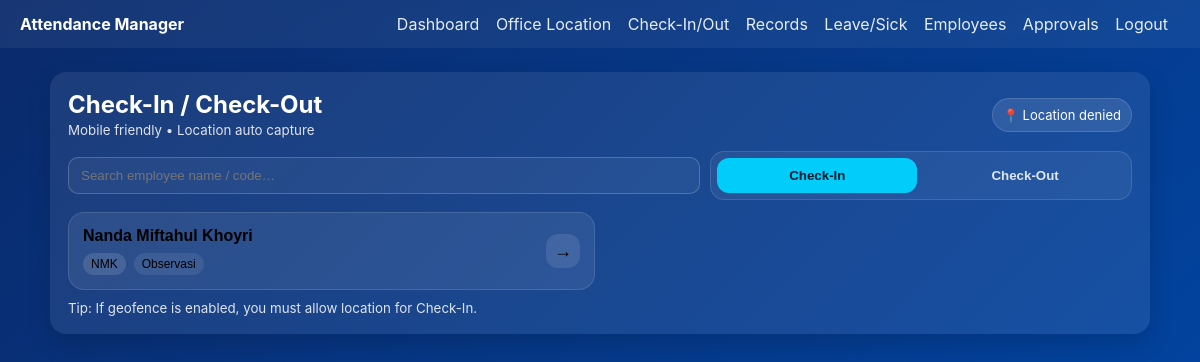
/attendance/check (signed in), run on an earlier commit of the app's database.
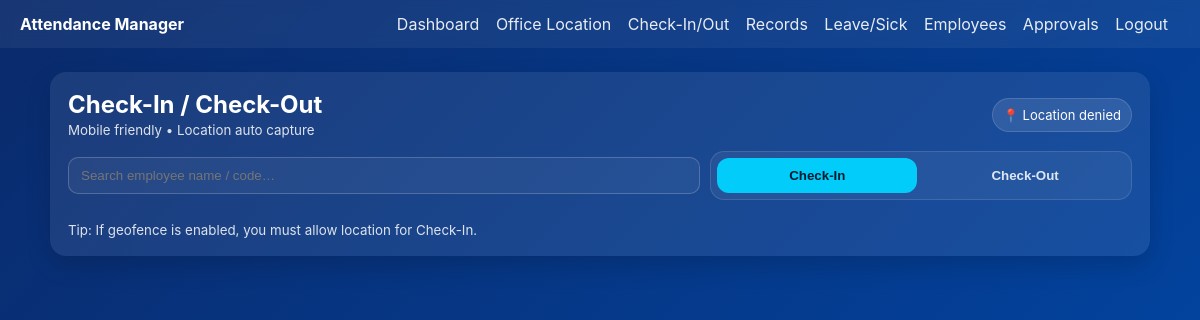
And on a later commit of the database.
### models.py (models this page shows)
class Employee(db.Model):
    __tablename__ = "employees"
    id = db.Column(db.Integer, primary_key=True)
    code = db.Column(db.String(20), unique=True, nullable=False)
    name = db.Column(db.String(120), nullable=False)
    email = db.Column(db.String(120), unique=True)
    dept = db.Column(db.String(80))
    is_active = db.Column(db.Boolean, default=True)
    user_id = db.Column(db.Integer, db.ForeignKey("users.id"))
    user = db.relationship("User", backref=db.backref("employee", uselist=False))
    shift_id = db.Column(db.Integer, db.ForeignKey("shifts.id"))
    shift = db.relationship("Shift", backref="employees")

### app.py (the view)
@app.get("/attendance/check")
@login_required
def attendance_check_get():
    employees = Employee.query.filter_by(is_active=True).order_by(Employee.name.asc()).all()
    return render_template("attendance_check.html", employees=employees)

### app.py (called while the page is built)
@login_manager.user_loader
def load_user(user_id):
    return User.query.get(int(user_id))

### templates/attendance_check.html (shortened to what this page needs)
{% extends 'base.html' %}
{% block content %}
<div class="card">
  <div class="m-header">
    <div>
      <h2 style="margin:0;">Check-In / Check-Out</h2>
      <small class="muted">Mobile friendly • Location auto capture</small>
    </div>
    <div class="geo-pill" id="geoPill">📍 Getting location…</div>
  </div>
  <div class="m-controls">
    <input id="searchEmp" placeholder="Search employee name / code…" autocomplete="off">
    <div class="seg">
      <button class="seg-btn active" id="btnIn" type="button" onclick="setAction('check_in')">Check-In</button>
      <button class="seg-btn" id="btnOut" type="button" onclick="setAction('check_out')">Check-Out</button>
    </div>
  </div>
  <div class="m-list" id="empList">
    {% for e in employees %}
    <button
      type="button"
      class="emp-card"
      data-name="{{ (e.name or '')|lower }}"
      data-code="{{ (e.code or '')|lower }}"
      onclick="submitCheck('{{ e.id }}')"
    >
      <div class="emp-main">
        <div class="emp-name">{{ e.name }}</div>
        <div class="emp-sub">
          <span class="pill">{{ e.code }}</span>
          {% if e.dept %}<span class="pill pill-soft">{{ e.dept }}</span>{% endif %}
        </div>
      </div>
      <div class="emp-action">
        <span class="go" id="goText">→</span>
      </div>
    </button>
    {% endfor %}
  </div>
  <small class="muted" style="display:block;margin-top:10px;">
    Tip: If geofence is enabled, you must allow location for Check-In.
  </small>
</div>
{% endblock %}

What changed in the data, as far as the page shows it:
removed Employee: name "Nanda Miftahul Khoyri", code "NMK", dept "Observasi"
